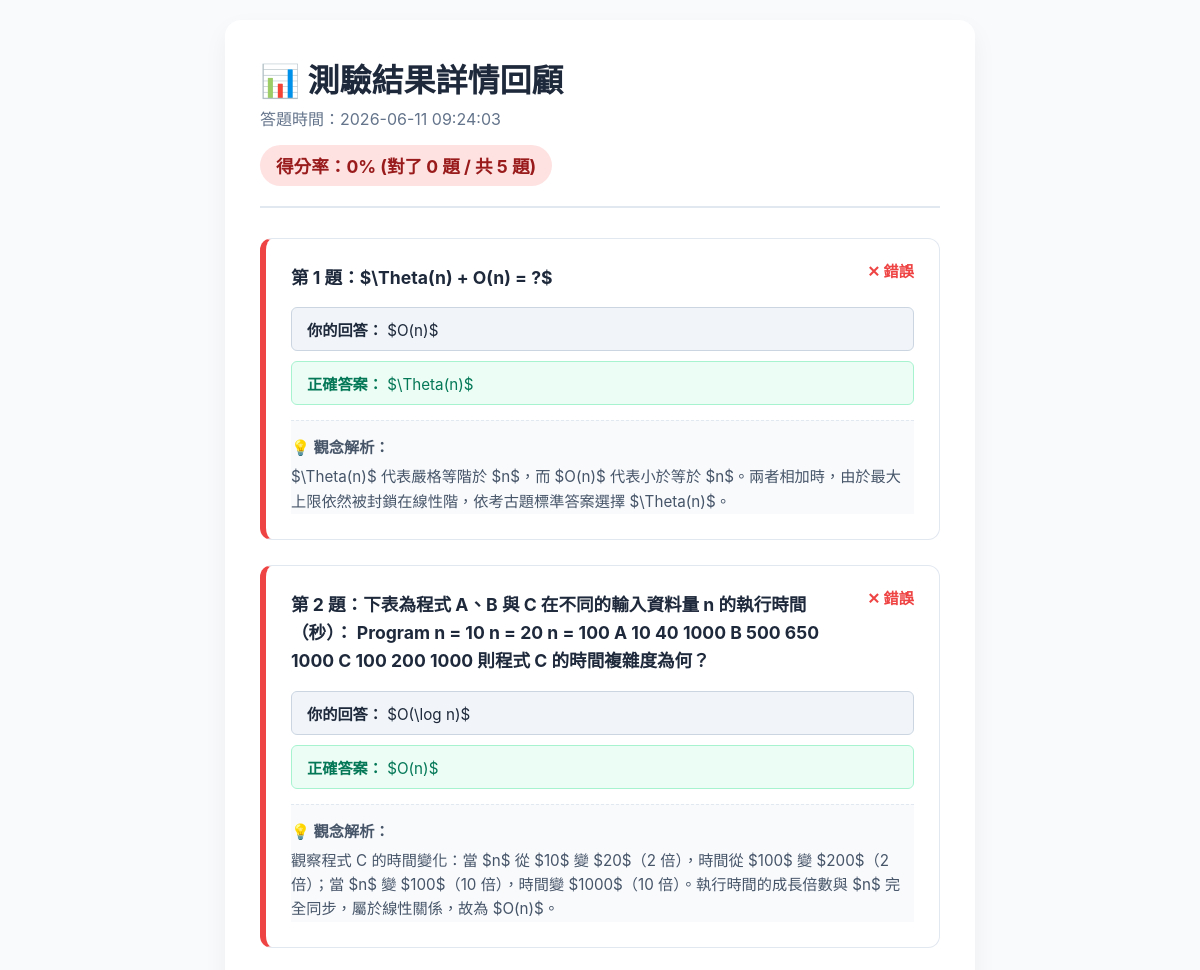
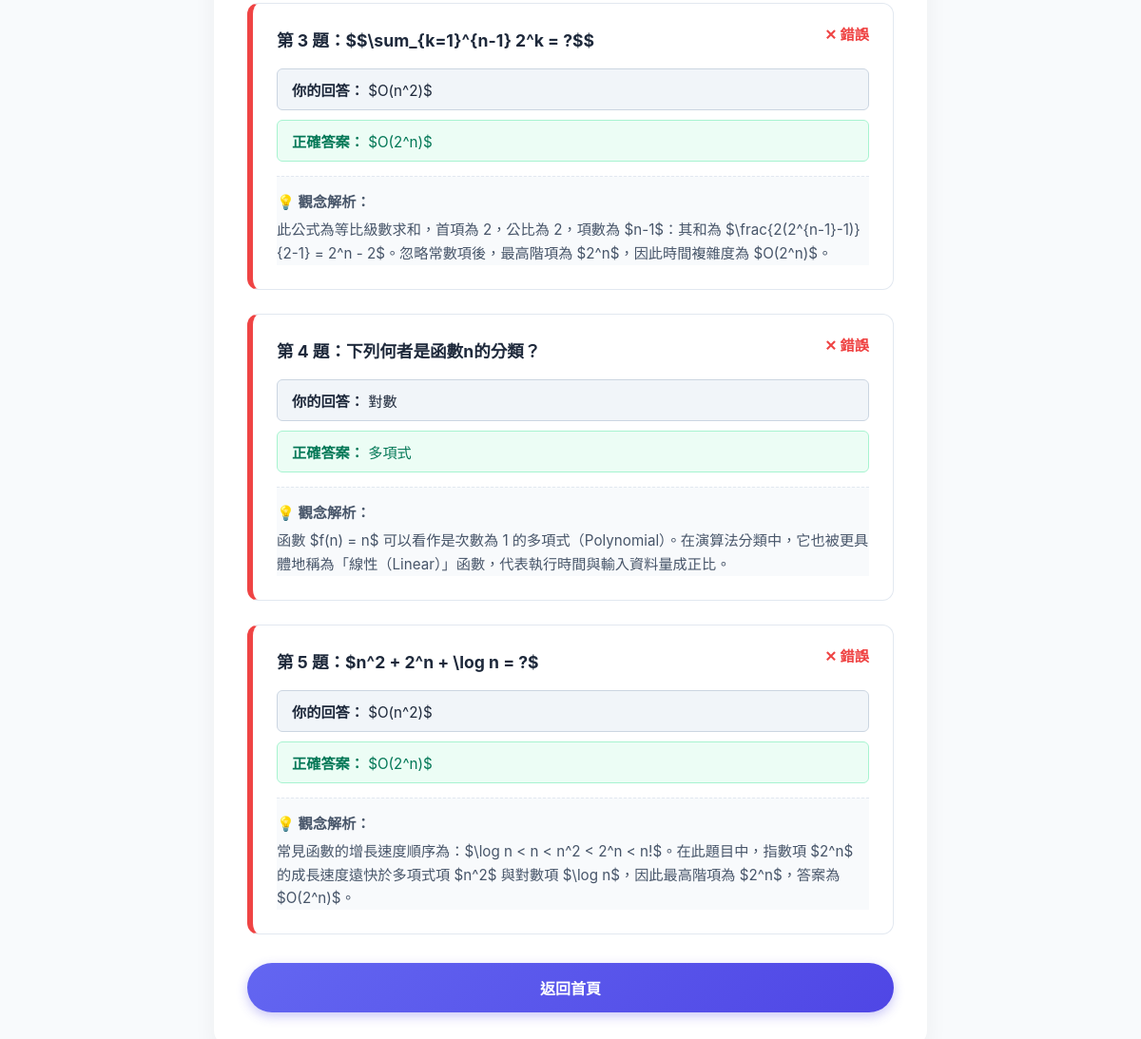
The app's page /record/30/ (signed in) with its own data (2 pictures, top to bottom).
### quiz/models.py (models this page shows, shortened)
class QuizRecord(models.Model):
    user = models.ForeignKey(User, on_delete=models.CASCADE, related_name='quiz_records')
    total_questions = models.IntegerField(verbose_name="總題數")
    correct_count = models.IntegerField(verbose_name="答對題數")
    score_percent = models.IntegerField(verbose_name="得分率")
    duration = models.CharField(max_length=10, verbose_name="花費時間")
    created_at = models.DateTimeField(auto_now_add=True, verbose_name="作答時間")

class QuizAnswer(models.Model):
    quiz_record = models.ForeignKey(QuizRecord, on_delete=models.CASCADE, related_name='answers')
    question = models.ForeignKey(Question, on_delete=models.CASCADE)
    user_choice_text = models.CharField(max_length=255)
    is_correct = models.BooleanField()

class Question(models.Model):
    content = models.TextField(verbose_name="題目內容")
    explanation = models.TextField(verbose_name="題目解析", blank=True, null=True, default="暫無解析。")

class Choice(models.Model):
    question = models.ForeignKey(Question, related_name='choices', on_delete=models.CASCADE)
    text = models.CharField(max_length=255, verbose_name="選項內容")
    is_correct = models.BooleanField(default=False, verbose_name="正確答案")

### quiz/views.py (the view)
# urls.py: path('record/<int:record_id>/', views.record_detail, name='record_detail'),
@login_required(login_url='login')
def record_detail(request, record_id):
    record = get_object_or_404(QuizRecord, id=record_id, user=request.user)
    details = record.answers.all()
    return render(request, 'quiz/record_detail.html', {
        'record': record,
        'details': details
    })

### quiz/templates/quiz/record_detail.html (shortened to what this page needs)
<!DOCTYPE html>
<html lang="zh-TW">
<head>
</head>
<body class="tex2jax_process">
    <div class="container">
        <div class="header">
            <h1 style="margin:0 0 5px 0;">📊 測驗結果詳情回顧</h1>
            <p style="color: #64748b; margin: 5px 0;">答題時間：{{ record.created_at|date:"Y-m-d H:i:s" }}</p>
            <div class="score-badge {% if record.score_percent >= 60 %}score-pass{% else %}score-fail{% endif %}">
                得分率：{{ record.score_percent }}% (對了 {{ record.correct_count }} 題 / 共 {{ record.total_questions }} 題)
            </div>
        </div>
        <div class="questions-list">
            {% for detail in details %}
            <div class="question-card {% if detail.is_correct %}card-correct{% else %}card-wrong{% endif %}">
                <div class="status-tag {% if detail.is_correct %}status-correct{% else %}status-wrong{% endif %}">
                    {% if detail.is_correct %}● 正確{% else %}✕ 錯誤{% endif %}
                </div>
                <div class="question-text">
                    第 {{ forloop.counter }} 題：{{ detail.question.content|safe }}
                </div>
                <div class="answer-info user-choice">
                    <strong>你的回答：</strong> {{ detail.user_choice_text|slice:"4:"|safe }}
                </div>
                {% if not detail.is_correct %}
                <div class="answer-info correct-choice">
                    <strong>正確答案：</strong>
                    {% for choice in detail.question.choices.all %}
                        {% if choice.is_correct %}
                            {{ choice.text|slice:"4:"|safe }}
                        {% endif %}
                    {% endfor %}
                </div>
                {% endif %}
                {% if detail.question.explanation %}
                <div class="explanation-box">
                    <strong>💡 觀念解析：</strong><br>
                    <div style="margin-top: 5px;">{{ detail.question.explanation|safe }}</div>
                </div>
                {% endif %}
            </div>
            {% endfor %}
        </div>
        <a href="{% url 'index' %}" class="back-btn">返回首頁</a>
    </div>
</body>
</html>

### quiz/templates/quiz/record_detail.html (style rules this page uses)
:root { --primary-color: #4f46e5; --text-main: #1e293b; --success-color: #10b981; --danger-color: #ef4444; --border-color: #e2e8f0; }
body { font-family: -apple-system, BlinkMacSystemFont, sans-serif; background-color: #f8fafc; color: var(--text-main); margin: 0; padding: 20px; display: flex; flex-direction: column; align-items: center; min-height: 100vh; }
.container { width: 100%; max-width: 750px; background: #ffffff; padding: 35px; border-radius: 16px; box-shadow: 0 10px 25px rgba(0,0,0,0.05); box-sizing: border-box; }
.header { border-bottom: 2px solid var(--border-color); padding-bottom: 20px; margin-bottom: 30px; }
.score-badge { display: inline-block; padding: 8px 16px; border-radius: 50px; font-weight: bold; font-size: 1.1rem; margin-top: 10px; }
.score-fail { background-color: #fee2e2; color: #991b1b; }
.question-card { background: #fff; border: 1px solid var(--border-color); border-radius: 12px; padding: 25px; margin-bottom: 25px; position: relative; overflow: hidden; }
.card-wrong { border-left: 6px solid var(--danger-color); }
.status-tag { position: absolute; top: 20px; right: 25px; font-weight: bold; font-size: 0.95rem; }
.status-wrong { color: var(--danger-color); }
.question-text { font-weight: 700; font-size: 1.1rem; margin-bottom: 15px; padding-right: 60px; line-height: 1.6; }
.answer-info { margin: 10px 0; padding: 10px 15px; border-radius: 6px; font-size: 0.95rem; }
.user-choice { background-color: #f1f5f9; border: 1px solid #cbd5e1; }
.correct-choice { background-color: #ecfdf5; border: 1px solid #a7f3d0; color: #047857; }
.explanation-box { background-color: #f8fafc; border-top: 1px dashed var(--border-color); margin-top: 15px; padding-top: 15px; font-size: 0.95rem; color: #475569; line-height: 1.6; }
.back-btn { display: block; width: 100%; padding: 14px; font-size: 16px; font-weight: 600; color: white; background: linear-gradient(135deg, #6366f1 0%, #4f46e5 100%); border: none; border-radius: 50px; cursor: pointer; text-align: center; text-decoration: none; box-sizing: border-box; margin-top: 30px; box-shadow: 0 4px 12px rgba(79, 70, 229, 0.3); }

### records on screen
QuizRecord: created_at "2026-06-11 09:24:03", score_percent "0", correct_count "0", total_questions "5"
QuizAnswer: is_correct "✕ 錯誤", question.content "$\\Theta(n) + O(n) = ?$", user_choice_text "$O(n)$", question.explanation "$\\Theta(n)$ 代表嚴格等階於 $n$，而 $O(n)$ 代表小於等於 $n$。兩者相加時，由於最大上限依然被封鎖在線性階，依考古題標準答案選擇 $\\Theta(n)$。"
Choice: text "$\\Theta(n)$"
QuizAnswer: is_correct "✕ 錯誤", question.content "下表為程式 A、B 與 C 在不同的輸入資料量 n 的執行時間（秒）： Program n = 10 n = 20 n = 100 A 10 40 1000 B 500 650 1000 C 100 200 1000 則程式 C 的時間複雜度為何？", user_choice_text "$O(\\log n)$", question.explanation "觀察程式 C 的時間變化：當 $n$ 從 $10$ 變 $20$（2 倍），時間從 $100$ 變 $200$（2 倍）；當 $n$ 變 $100$（10 倍），時間變 $1000$（10 倍）。執行時間的成長倍數與 $n$ 完全同步，屬於線性關係，故為 $O(n)$。"
Choice: text "$O(n)$"
QuizAnswer: is_correct "✕ 錯誤", question.content "$$\\sum_{k=1}^{n-1} 2^k = ?$$", user_choice_text "$O(n^2)$", question.explanation "此公式為等比級數求和，首項為 2，公比為 2，項數為 $n-1$：其和為 $\\frac{2(2^{n-1}-1)}{2-1} = 2^n - 2$。忽略常數項後，最高階項為 $2^n$，因此時間複雜度為 $O(2^n)$。"
Choice: text "$O(2^n)$"
QuizAnswer: is_correct "✕ 錯誤", question.content "下列何者是函數n的分類？", user_choice_text "對數", question.explanation "函數 $f(n) = n$ 可以看作是次數為 1 的多項式（Polynomial）。在演算法分類中，它也被更具體地稱為「線性（Linear）」函數，代表執行時間與輸入資料量成正比。"
Choice: text "多項式"
QuizAnswer: is_correct "✕ 錯誤", question.content "$n^2 + 2^n + \\log n = ?$", user_choice_text "$O(n^2)$", question.explanation "常見函數的增長速度順序為：$\\log n < n < n^2 < 2^n < n!$。在此題目中，指數項 $2^n$ 的成長速度遠快於多項式項 $n^2$ 與對數項 $\\log n$，因此最高階項為 $2^n$，答案為 $O(2^n)$。"
Choice: text "$O(2^n)$"
